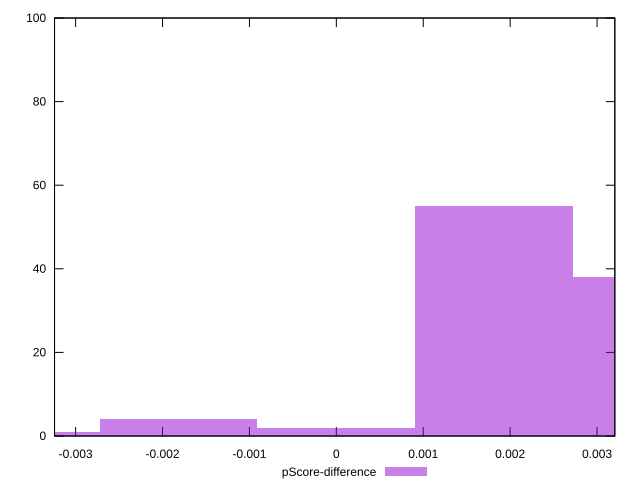

Reproduce this figure in gnuplot.
reset

$pScoreDifference <<EOF
0 2
-0.003631432731849987 1
-0.0018157163659249934 4
0.0018157163659249934 55
0.003631432731849987 38
EOF

set key outside below
set boxwidth 0.0018157163659249934
set xrange [-0.003242725203871033:0.0032045250245259504]
set yrange [0:100]
set trange [0:100]
set style fill transparent solid 0.5 noborder
set terminal svg size 640, 490 enhanced background rgb 'white'
set output "report_00019_2021-02-10T18-14-37.922Z//first-cpu-idle/samples/pages+cached/pScore-difference/histogram.svg"

plot $pScoreDifference title "pScore-difference" with boxes

reset
